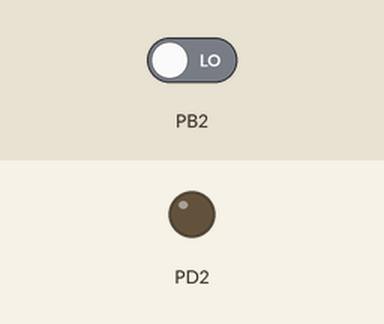
This program was run on a simulated ATmega328P, built with avr-gcc and emulated at 16 MHz. On the bench: output pins drawn as LEDs (lit = HIGH). The test bench sets the inputs (shaded band); at power-on: PB2 LOW.

Above: at 1.2 s.
1.3 s: PB2 driven HIGH
At 2.5 s:
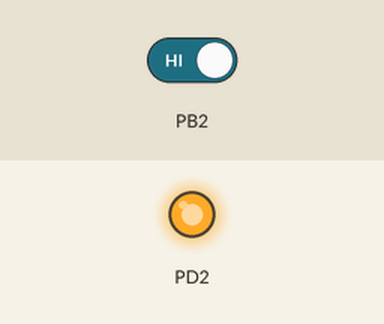
2.8 s: PB2 driven LOW
At 3.7 s:
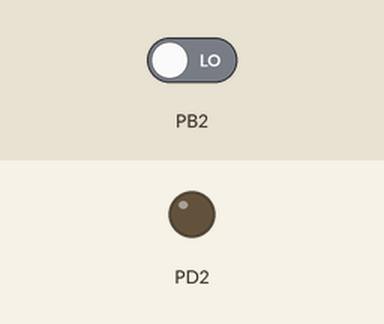
Timing chart, 0 to 5.8 s (numbered marks = the images above; inputs shaded):
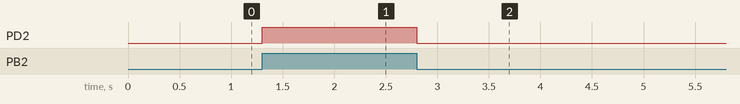

The program:

main.c
```c
/*
 * IO-PORTS.c
 *
 * Created: 26.02.2021 14:26:24
 * Author : Enes
 */
#define F_CPU 16000000
#include <avr/io.h>
#include <util/delay.h>


int main(void)

{
	/*

	//Örnek 1 (Sürekli Yanan Led)

	DDRD |=(1<<2);  //PORT ÇIKIÞ OLARAK AYARLANDI
	PORTD |=(1<<2); //PORTA ÇIKIÞ VERÝLDÝ

    //Örnek 1 (Sürekli Yanan Led)

  */

  	/*

	//Örnek 2 (Yanýp Sönen Led)

	DDRB |=(1<<1);  //PORT ÇIKIÞ OLARAK AYARLANDI

    //Örnek 2 (Yanýp Sönen Led)

	*/

	  /*
  	//Örnek 3 (Bit Seviyesinde) (Kara Þimþek)

     DDRD|=(1<<PORTD0)|(1<<PORTD1)|(1<<PORTD2)|(1<<PORTD3);

    //Örnek 3 (Bit Seviyesinde) (Kara Þimþek)
     */

	  //Örnek 4 (Buton ile Led Kontrolü)

	  DDRD|=(1<<PORTD2);//ÇIKIÞ
	  DDRB&=~(1<<PORTB2);//GÝRÝÞ
	  PORTB|=(1<<PORTB2);//DAHÝLÝ PULL UP
	  MCUCR|=(1<<PUD);

	  //Örnek 4 (Buton ile Led Kontrolü)

    while (1)
    {
		/*
		//Örnek 2 (Yanýp Sönen Led)

		PORTB|=(1<<1);
		_delay_ms(500);
		PORTB&=~(1<<1);
		_delay_ms(500);

		//Örnek 2 (Yanýp Sönen Led)
		*/

		/*

		//Örnek 3 (Bit Seviyesinde) (Kara Þimþek)
		for(uint16_t i=0x01;i<=0x08;i=i*2)
		{
			PORTD=i;
			_delay_ms(100);
		}
		for(uint16_t i=0x08;i>=0x01;i=i/2)
		{    PORTD=i;
			_delay_ms(100);

		}
		*/

		//Örnek 3 (Bit Seviyesinde) (Kara Þimþek)


		//Örnek 4 (Buton ile Led Kontrolü)

		if ((PINB & (1<<PINB2)))
		{
			PORTD|=(1<<PORTD2);
		}
		else
		{
			PORTD&=~(1<<PORTD2);
		}

		//Örnek 4 (Buton ile Led Kontrolü)

    }
}
```

Measured:
- after the input at 1.3 s, PD2: LOW → HIGH at once
- after the input at 2.8 s, PD2: HIGH → LOW at once
